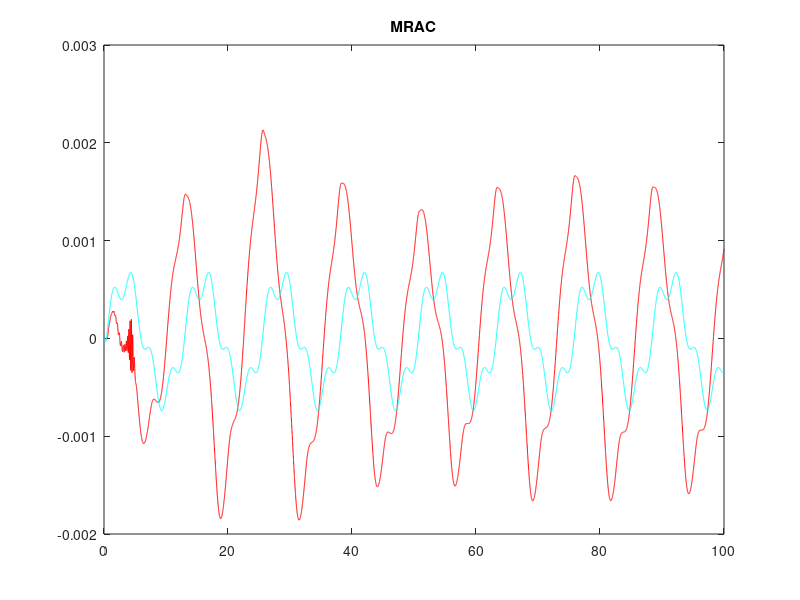

Here is the MATLAB script that generated this plot:
%MRAC
clear;clc;
totaltime=100;
delta=0.01;
totalstep=totaltime/delta;
%select para.
Q=[0.00001 0 0;0 0.00001 0;0 0 100000];
% Q=[1 0 0;0 1 0;0 0 1];
pole=conv([1 13],conv([1 12],[1 11]));
Am=[0 1 0;0 0 1;-pole(4) -pole(3) -pole(2)];bm=1;%model
A=[0 1 0;0 0 1;-12 -4 -3];b=1;%real sys.
P=lyap(Am,Q);
gamma0=1;gamma1=1;gamma2=1;gamma3=1;

%model
xm1(1)=0;xm2(1)=0;xm3(1)=0;
for k=1:totalstep
%     r(k)=1;
    r(k)=sin(0.5*k*delta)+0.3*cos(2*k*delta+4);
    xm1_dot(k)=xm2(k);
    xm2_dot(k)=xm3(k);
    xm3_dot(k)=Am(3,1)*xm1(k)+Am(3,2)*xm2(k)+Am(3,3)*xm3(k)+bm*r(k);
    xm1(k+1)=xm1(k)+xm1_dot(k)*delta;
    xm2(k+1)=xm2(k)+xm2_dot(k)*delta;
    xm3(k+1)=xm3(k)+xm3_dot(k)*delta;
end


theta0(1)=0;theta1(1)=0;theta2(1)=0;theta3(1)=0;
x1(1)=0;x2(1)=0;x3(1)=0;
for k=1:totalstep
    
    u(k)=theta0(k)*r(k)+theta1(k)*x1(k)+theta2(k)*x2(k)+theta3(k)*x3(k);
    
    x1_dot(k)=x2(k);
    x2_dot(k)=x3(k);
    x3_dot(k)=A(3,1)*x1(k)+A(3,2)*x2(k)+A(3,3)*x3(k)+1*u(k);
    x1(k+1)=x1(k)+x1_dot(k)*delta;
    x2(k+1)=x2(k)+x2_dot(k)*delta;
    x3(k+1)=x3(k)+x3_dot(k)*delta;
    
    
    e1(k)=xm1(k)-x1(k);
    e2(k)=xm2(k)-x2(k);
    e3(k)=xm3(k)-x3(k);
    zeta(k)=0.5*(P(1,3)*e1(k)+P(2,3)*e2(k)+P(3,3)*e3(k));
    theta0_dot(k)=zeta(k)*r(k)/(b*gamma0);
    theta1_dot(k)=zeta(k)*x1(k)/(b*gamma1);
    theta2_dot(k)=zeta(k)*x2(k)/(b*gamma2);
    theta3_dot(k)=zeta(k)*x3(k)/(b*gamma3);
    
    theta0(k+1)=theta0(k)+theta0_dot(k)*delta;
    theta1(k+1)=theta1(k)+theta1_dot(k)*delta;
    theta2(k+1)=theta2(k)+theta2_dot(k)*delta;
    theta3(k+1)=theta3(k)+theta3_dot(k)*delta;
    
end


plot([0:1:totalstep]*delta,x1,'r');hold on;
% plot([0:1:totalstep]*delta,x2,'b');hold on;
% plot([0:1:totalstep]*delta,x3,'g');hold on;
plot([0:1:totalstep]*delta,xm1,'c');hold on;
% plot([0:1:totalstep]*delta,xm2,'m');hold on;
% plot([0:1:totalstep]*delta,xm3,'y');hold on;
% legend('x1','x2','x3','xm1','xm2','xm3');
title('MRAC');